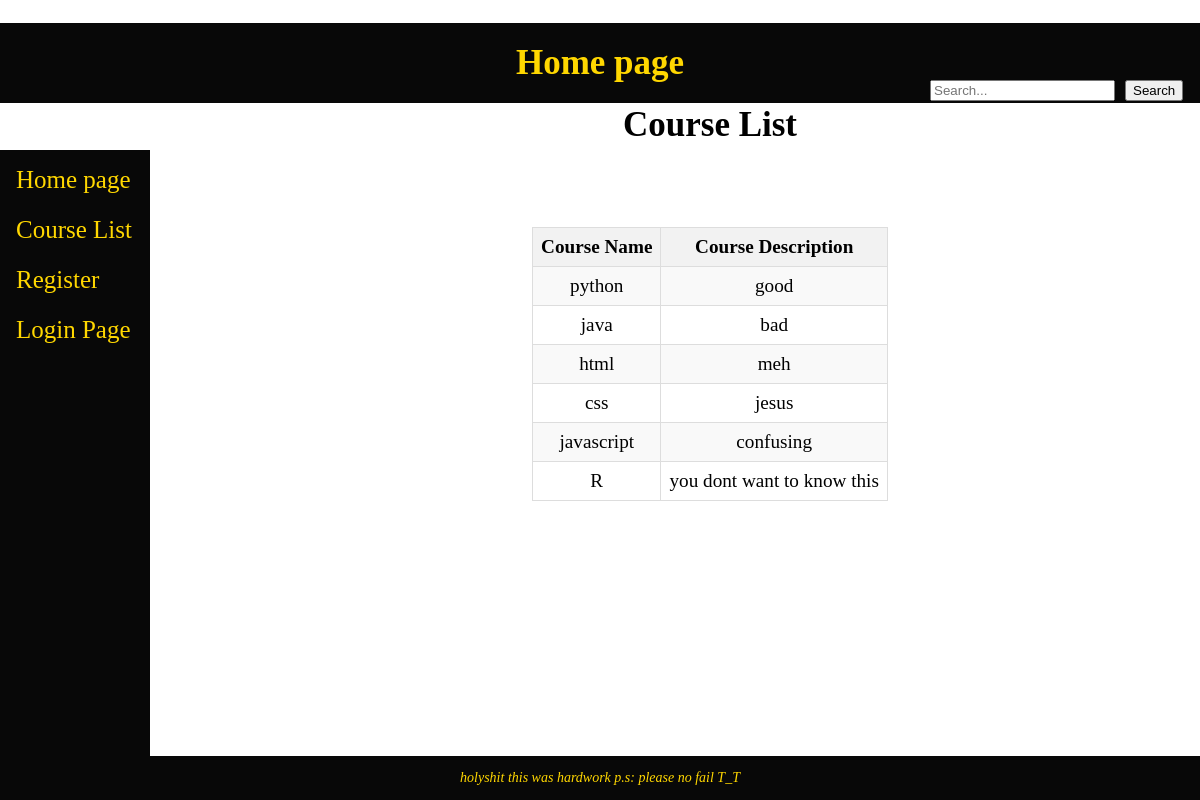
Screenshot of /course_list with the database file from the repository.
### tables this page shows
CREATE TABLE "courses" (
	"id"	INTEGER UNIQUE,
	"name"	TEXT NOT NULL,
	"description"	TEXT,
	PRIMARY KEY("id"),
	FOREIGN KEY("id") REFERENCES "courses"
);

### app.py (the view)
@app.route('/course_list', methods=['GET'])
def course_list():
    courses = []
    rows = execute_query("SELECT * FROM courses")
    for row in rows:
        course = Course(row[0], row[1], row[2])
        courses.append(course)
    return render_template('course_list.html', courses=courses)

### setup_db.py (called while the page is built)
def execute_query(sql):
    with sqlite3.connect("students.db") as conn:
        cur=conn.cursor()
        cur.execute(sql)
        return cur.fetchall()

### templates/course_list.html
{% include '/main.html' %}
{% block content %}
<div class="center-list">
    <h6>Course List</h6>
    <form action="/course_list" method="get">
        <table class="course-table">
            <tr>
                <th>Course Name</th>
                <th>Course Description</th>
            </tr>
            {% for course in courses %}
            <tr>
                <td>{{ course.name }}</td>
                <td>{{ course.description }}</td>
            </tr>
            {% endfor %}
        </table>
    </form>
</div>
{% endblock %}

### templates/main.html (shortened to what this page needs)
<!DOCTYPE html>
<html lang="en">
<head>
    <link rel="stylesheet" href="/static/main.css">
    <header class="header">
        <h1>Home page</h1>
    </header>
</head>
<body>
        <div class="search-bar">
            <form action="/search" method="get">
              <div class="search-box">
                <input type="text" name="q" placeholder="Search..." value="{{ search_query }}">
                <button type="submit">Search</button>
              </div>
            </form>
          </div>
          <div class="sidenav">
            <a href="{{ url_for('main') }}">Home page</a>
            {% if session.logged_in and session.user_type == 'admin' %}
            <a href="{{ url_for('add_course') }}">Add Course</a>
            <a href="{{ url_for('list_students') }}">Student List</a>
            <a href="./assign_student">assign student</a>
            <a href="./assign_teacher">assign teacher</a>
            <a href="{{ url_for('course_list') }}">Course List</a>
            <a href="{{ url_for('logout') }}">Logout</a>
            {% elif session.logged_in and session.user_type == 'teacher' %}
            <a href="{{ url_for('list_students') }}">Student List</a>
            <a href="{{ url_for('course_list') }}">Course List</a>
            <a href="">my courses</a>
            <a href="{{ url_for('logout') }}">Logout</a>
            {% elif session.logged_in and session.user_type == 'student' %}
            <a href="{{ url_for('list_students') }}">Student List</a>
            <a href="{{ url_for('course_list') }}">Course List</a>
            <a href="{{ url_for('logout') }}">Logout</a>
            {% else %}
            <a href="{{ url_for('course_list') }}">Course List</a>
            <a href="{{ url_for('new_user') }}">Register</a>
            <a href="{{ url_for('login') }}">Login Page</a>
            {% endif %}
        </div>
</body>
</html>
<footer>
    <p>holyshit this was hardwork p.s: please no fail T_T</p>
</footer>

### static/main.css (style rules this page uses)
body, html { margin: 0; padding: 0; height: 100%; display: grid; }
.search-bar { position: fixed; width: 50px; top: 80px; right: 220px; }
.search-box { display: flex; align-items: center; }
.search-box input[type="text"] { flex-grow: 1; }
.search-box button { margin-left: 10px; }
.sidenav { height: 80%; width: 150px; position: fixed; top: 150px; left: 0; background-color: #080808; overflow-x: hidden; padding-top: 10px; }
.sidenav a { padding: 6px 8px 6px 16px; text-decoration: none; font-size: 25px; display: block; margin-bottom: 10px; color: gold; }
.header h1 { top: 0; left: 0; right: 0; padding: 20px; text-align: center; background-color: #080808; color: gold; font-size: 35px; }
.center-list { position: relative; top: -250px; display: flex; flex-direction: column; align-items: center; justify-content: center; width: 60%; right: -350px; }
.course-table { border-collapse: collapse; }
.course-table th, .course-table td { border: 1px solid #ddd; padding: 8px; text-align: center; font-size: larger; }
.course-table th { background-color: #f2f2f2; font-weight: bold; }
.course-table tr:nth-child(even) { background-color: #f9f9f9; }
.center-list h6 { width: block; font-size: 35px; top: 170px; }
footer { position: absolute; background-color: #080808; text-align: center; font-style: italic; color: gold; font-size: 14px; align-self: flex-end; margin-right: 0px; margin-bottom: 0px; width: 100%; }

### rows the page displays
courses: name "python", description "good"
courses: name "java", description "bad"
courses: name "html", description "meh"
courses: name "css", description "jesus"
courses: name "javascript", description "confusing"
courses: name "R", description "you dont want to know this"
